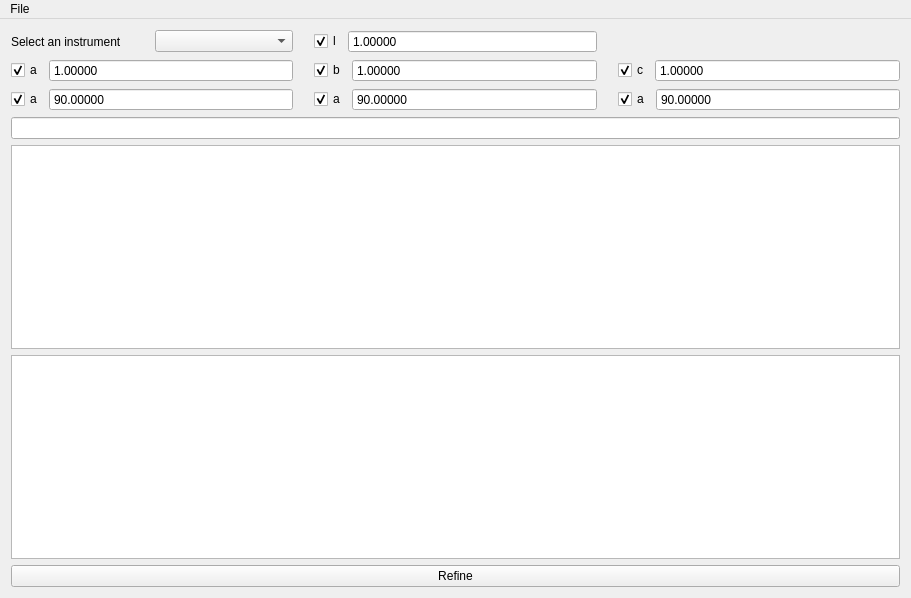
<?xml version="1.0" encoding="UTF-8"?>
<ui version="4.0">
 <class>MainWindow</class>
 <widget class="QMainWindow" name="MainWindow">
  <property name="geometry">
   <rect>
    <x>0</x>
    <y>0</y>
    <width>911</width>
    <height>598</height>
   </rect>
  </property>
  <property name="sizePolicy">
   <sizepolicy hsizetype="Expanding" vsizetype="Expanding">
    <horstretch>1</horstretch>
    <verstretch>1</verstretch>
   </sizepolicy>
  </property>
  <property name="windowTitle">
   <string>Lattice refiner</string>
  </property>
  <widget class="QWidget" name="centralWidget">
   <property name="sizePolicy">
    <sizepolicy hsizetype="Expanding" vsizetype="Expanding">
     <horstretch>1</horstretch>
     <verstretch>0</verstretch>
    </sizepolicy>
   </property>
   <layout class="QGridLayout" name="gridLayout">
    <item row="2" column="1">
     <layout class="QHBoxLayout" name="horizontalLayout_7" stretch="0,0">
      <property name="leftMargin">
       <number>5</number>
      </property>
      <property name="rightMargin">
       <number>5</number>
      </property>
      <item>
       <widget class="QCheckBox" name="checkBox_beta">
        <property name="text">
         <string>a</string>
        </property>
        <property name="checked">
         <bool>true</bool>
        </property>
       </widget>
      </item>
      <item>
       <widget class="QDoubleSpinBox" name="doubleSpinBox_beta">
        <property name="sizePolicy">
         <sizepolicy hsizetype="Expanding" vsizetype="Fixed">
          <horstretch>0</horstretch>
          <verstretch>0</verstretch>
         </sizepolicy>
        </property>
        <property name="buttonSymbols">
         <enum>QAbstractSpinBox::NoButtons</enum>
        </property>
        <property name="decimals">
         <number>5</number>
        </property>
        <property name="maximum">
         <double>360.000000000000000</double>
        </property>
        <property name="value">
         <double>90.000000000000000</double>
        </property>
       </widget>
      </item>
     </layout>
    </item>
    <item row="2" column="2">
     <layout class="QHBoxLayout" name="horizontalLayout_5" stretch="0,0">
      <property name="leftMargin">
       <number>10</number>
      </property>
      <item>
       <widget class="QCheckBox" name="checkBox_gamma">
        <property name="text">
         <string>a</string>
        </property>
        <property name="checked">
         <bool>true</bool>
        </property>
       </widget>
      </item>
      <item>
       <widget class="QDoubleSpinBox" name="doubleSpinBox_gamma">
        <property name="sizePolicy">
         <sizepolicy hsizetype="Expanding" vsizetype="Fixed">
          <horstretch>0</horstretch>
          <verstretch>0</verstretch>
         </sizepolicy>
        </property>
        <property name="buttonSymbols">
         <enum>QAbstractSpinBox::NoButtons</enum>
        </property>
        <property name="decimals">
         <number>5</number>
        </property>
        <property name="maximum">
         <double>360.000000000000000</double>
        </property>
        <property name="value">
         <double>90.000000000000000</double>
        </property>
       </widget>
      </item>
     </layout>
    </item>
    <item row="1" column="0">
     <layout class="QHBoxLayout" name="horizontalLayout_2" stretch="0,0">
      <property name="rightMargin">
       <number>10</number>
      </property>
      <item>
       <widget class="QCheckBox" name="checkBox_a">
        <property name="text">
         <string>a</string>
        </property>
        <property name="checked">
         <bool>true</bool>
        </property>
       </widget>
      </item>
      <item>
       <widget class="QDoubleSpinBox" name="doubleSpinBox_a">
        <property name="sizePolicy">
         <sizepolicy hsizetype="Expanding" vsizetype="Fixed">
          <horstretch>0</horstretch>
          <verstretch>0</verstretch>
         </sizepolicy>
        </property>
        <property name="buttonSymbols">
         <enum>QAbstractSpinBox::NoButtons</enum>
        </property>
        <property name="decimals">
         <number>5</number>
        </property>
        <property name="singleStep">
         <double>1.000000000000000</double>
        </property>
        <property name="value">
         <double>1.000000000000000</double>
        </property>
       </widget>
      </item>
     </layout>
    </item>
    <item row="1" column="2">
     <layout class="QHBoxLayout" name="horizontalLayout_4" stretch="0,0">
      <property name="leftMargin">
       <number>10</number>
      </property>
      <item>
       <widget class="QCheckBox" name="checkBox_c">
        <property name="text">
         <string>c</string>
        </property>
        <property name="checked">
         <bool>true</bool>
        </property>
       </widget>
      </item>
      <item>
       <widget class="QDoubleSpinBox" name="doubleSpinBox_c">
        <property name="sizePolicy">
         <sizepolicy hsizetype="Expanding" vsizetype="Fixed">
          <horstretch>0</horstretch>
          <verstretch>0</verstretch>
         </sizepolicy>
        </property>
        <property name="buttonSymbols">
         <enum>QAbstractSpinBox::NoButtons</enum>
        </property>
        <property name="decimals">
         <number>5</number>
        </property>
        <property name="value">
         <double>1.000000000000000</double>
        </property>
       </widget>
      </item>
     </layout>
    </item>
    <item row="1" column="1">
     <layout class="QHBoxLayout" name="horizontalLayout_3" stretch="0,0">
      <property name="leftMargin">
       <number>5</number>
      </property>
      <property name="rightMargin">
       <number>5</number>
      </property>
      <item>
       <widget class="QCheckBox" name="checkBox_b">
        <property name="text">
         <string>b</string>
        </property>
        <property name="checked">
         <bool>true</bool>
        </property>
       </widget>
      </item>
      <item>
       <widget class="QDoubleSpinBox" name="doubleSpinBox_b">
        <property name="sizePolicy">
         <sizepolicy hsizetype="Expanding" vsizetype="Fixed">
          <horstretch>0</horstretch>
          <verstretch>0</verstretch>
         </sizepolicy>
        </property>
        <property name="buttonSymbols">
         <enum>QAbstractSpinBox::NoButtons</enum>
        </property>
        <property name="decimals">
         <number>5</number>
        </property>
        <property name="value">
         <double>1.000000000000000</double>
        </property>
       </widget>
      </item>
     </layout>
    </item>
    <item row="3" column="0" colspan="3">
     <widget class="QLineEdit" name="lineEdit_constraints">
      <property name="toolTip">
       <string>&lt;html&gt;&lt;head/&gt;&lt;body&gt;&lt;p&gt;Type constraints here (e.g. a=2b,alpha=gamma)&lt;/p&gt;&lt;/body&gt;&lt;/html&gt;</string>
      </property>
     </widget>
    </item>
    <item row="0" column="0">
     <layout class="QHBoxLayout" name="horizontalLayout">
      <property name="leftMargin">
       <number>0</number>
      </property>
      <property name="rightMargin">
       <number>10</number>
      </property>
      <item>
       <widget class="QLabel" name="label">
        <property name="text">
         <string>Select an instrument</string>
        </property>
       </widget>
      </item>
      <item>
       <widget class="QComboBox" name="comboBox_diffractometer"/>
      </item>
     </layout>
    </item>
    <item row="4" column="0" colspan="3">
     <widget class="QTableWidget" name="tableWidget_peaks">
      <property name="editTriggers">
       <set>QAbstractItemView::NoEditTriggers</set>
      </property>
     </widget>
    </item>
    <item row="0" column="1">
     <layout class="QHBoxLayout" name="horizontalLayout_8">
      <property name="leftMargin">
       <number>5</number>
      </property>
      <property name="rightMargin">
       <number>5</number>
      </property>
      <item>
       <widget class="QCheckBox" name="checkBox_wavelength">
        <property name="text">
         <string>l</string>
        </property>
        <property name="checked">
         <bool>true</bool>
        </property>
       </widget>
      </item>
      <item>
       <widget class="QDoubleSpinBox" name="doubleSpinBox_wavelength">
        <property name="sizePolicy">
         <sizepolicy hsizetype="Expanding" vsizetype="Fixed">
          <horstretch>0</horstretch>
          <verstretch>0</verstretch>
         </sizepolicy>
        </property>
        <property name="buttonSymbols">
         <enum>QAbstractSpinBox::NoButtons</enum>
        </property>
        <property name="decimals">
         <number>5</number>
        </property>
        <property name="value">
         <double>1.000000000000000</double>
        </property>
       </widget>
      </item>
     </layout>
    </item>
    <item row="7" column="0" colspan="3">
     <widget class="QPushButton" name="pushButton_refine">
      <property name="text">
       <string>Refine</string>
      </property>
     </widget>
    </item>
    <item row="2" column="0">
     <layout class="QHBoxLayout" name="horizontalLayout_6" stretch="0,0">
      <property name="rightMargin">
       <number>10</number>
      </property>
      <item>
       <widget class="QCheckBox" name="checkBox_alpha">
        <property name="text">
         <string>a</string>
        </property>
        <property name="checked">
         <bool>true</bool>
        </property>
       </widget>
      </item>
      <item>
       <widget class="QDoubleSpinBox" name="doubleSpinBox_alpha">
        <property name="sizePolicy">
         <sizepolicy hsizetype="Expanding" vsizetype="Fixed">
          <horstretch>0</horstretch>
          <verstretch>0</verstretch>
         </sizepolicy>
        </property>
        <property name="buttonSymbols">
         <enum>QAbstractSpinBox::NoButtons</enum>
        </property>
        <property name="decimals">
         <number>5</number>
        </property>
        <property name="maximum">
         <double>360.990000000000009</double>
        </property>
        <property name="value">
         <double>90.000000000000000</double>
        </property>
       </widget>
      </item>
     </layout>
    </item>
    <item row="5" column="0" colspan="3">
     <widget class="QTextEdit" name="textEdit_results"/>
    </item>
   </layout>
  </widget>
  <widget class="QMenuBar" name="menuBar">
   <property name="geometry">
    <rect>
     <x>0</x>
     <y>0</y>
     <width>911</width>
     <height>25</height>
    </rect>
   </property>
   <widget class="QMenu" name="menuFile">
    <property name="title">
     <string>File</string>
    </property>
    <addaction name="actionOpen_reflections"/>
   </widget>
   <addaction name="menuFile"/>
  </widget>
  <action name="actionOpen_reflections">
   <property name="text">
    <string>Open reflections</string>
   </property>
  </action>
 </widget>
 <layoutdefault spacing="6" margin="11"/>
 <resources/>
 <connections/>
</ui>
